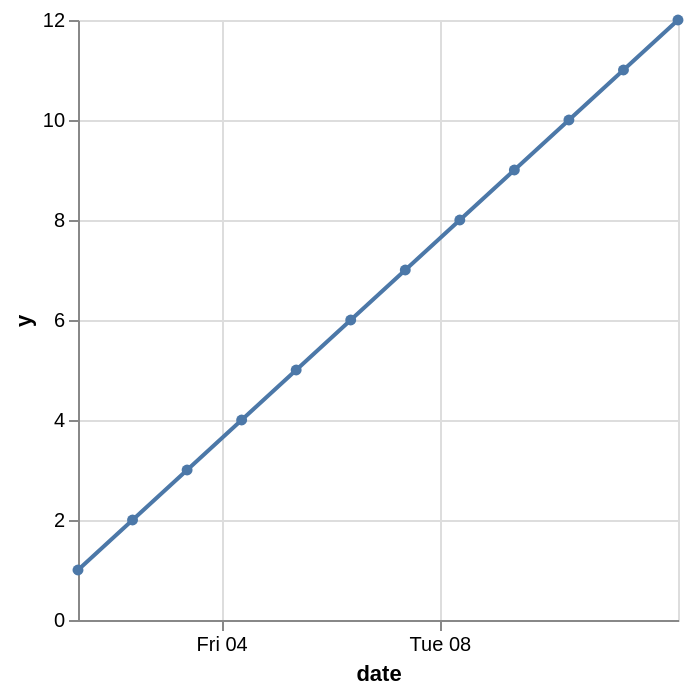

Write the Vega-Lite specification saved for this chart.
### Vega-Lite specification from a JSON file in a GitHub repository (floating-point values rounded to 4 significant figures)
{"$schema": "https://vega.github.io/schema/vega-lite/v5.json", "data": {"values": [{"date": "2019-01-01 09:00:00", "y": 1}, {"date": "2019-01-02 09:00:00", "y": 2}, {"date": "2019-01-03 09:00:00", "y": 3}, {"date": "2019-01-04 09:00:00", "y": 4}, {"date": "2019-01-05 09:00:00", "y": 5}, {"date": "2019-01-06 09:00:00", "y": 6}, {"date": "2019-01-07 09:00:00", "y": 7}, {"date": "2019-01-08 09:00:00", "y": 8}, {"date": "2019-01-09 09:00:00", "y": 9}, {"date": "2019-01-10 09:00:00", "y": 10}, {"date": "2019-01-11 09:00:00", "y": 11}, {"date": "2019-01-12 09:00:00", "y": 12}]}, "encoding": {"x": {"axis": {"values": [{"date": 4, "month": "Jan", "year": 2019}, {"date": 8, "month": "Jan", "year": 2019}, {"date": 20, "month": "Jan", "year": 2019}]}, "field": "date", "type": "temporal"}, "y": {"field": "y", "type": "quantitative"}}, "mark": {"point": true, "type": "line"}}
